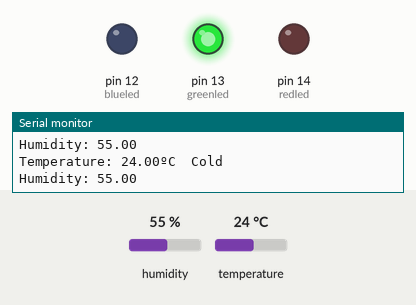
The sketch below on a simulated Arduino Uno, built with avr-gcc and run on an emulated ATmega328P. On the bench: output pins drawn as LEDs (lit = HIGH), the last lines printed to the serial monitor. Inputs (shaded band) come from the test bench; at power-on: temperature 24 °C, humidity 55 %.

Above: at 2.8 s.
2.9 s: temperature set to 29 °C
5.6 s: temperature set to 32 °C
At 7.2 s:
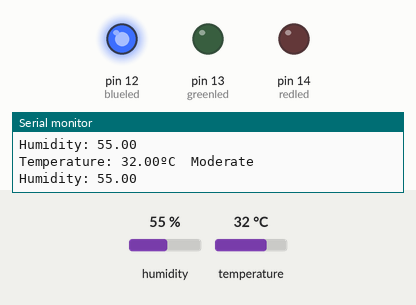
8.3 s: temperature set to 39 °C
11.3 s: temperature set to 42 °C
At 13.4 s:
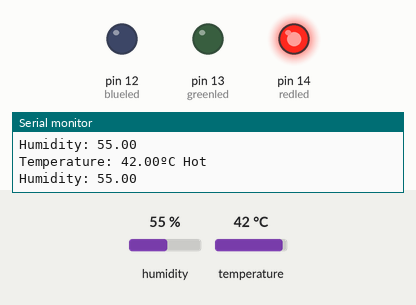
14.0 s: temperature set to 28 °C
At 14.7 s:
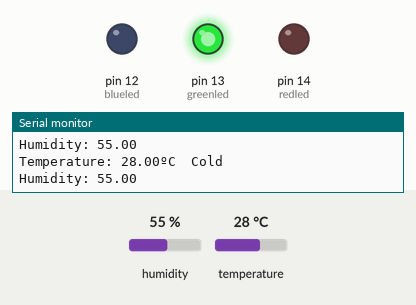
16.7 s: temperature set to 33 °C
At 19.6 s:
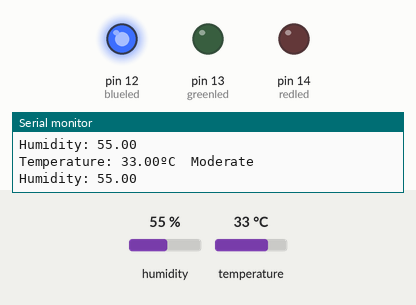
Timing chart, 0 to 20.7 s (numbered marks = the images above; inputs shaded):
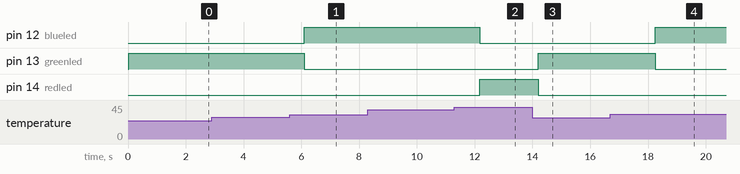

The sketch:

dht11_leds.ino
```cpp
#include "DHT.h"
#define DHT11PIN 16

const int greenled=13;
const int blueled=12;
const int redled=14;

DHT dht(DHT11PIN, DHT11);
void setup()
{

  Serial.begin(115200);
/* Start the DHT11 Sensor */
  dht.begin();
  pinMode(greenled, OUTPUT); //green led
  pinMode(blueled, OUTPUT); //blue led
  pinMode(redled, OUTPUT); //red led
}

void loop()
{
  float humi = dht.readHumidity();
  float temp = dht.readTemperature();
  Serial.print("Temperature: ");
  Serial.print(temp);
  Serial.print("ºC ");
  if(temp>=20 && temp<=30){
      digitalWrite(greenled, HIGH);
      digitalWrite(blueled, LOW);
      digitalWrite(redled, LOW);
      Serial.println(" Cold");
  }
  else if(temp>=31 && temp<=40){
      digitalWrite(greenled, LOW );
      digitalWrite(blueled, HIGH);
      digitalWrite(redled, LOW );
      Serial.println(" Moderate");
  }
  else if(temp>=41 && temp<=50){
      digitalWrite(greenled, LOW);
      digitalWrite(blueled, LOW);
      digitalWrite(redled, HIGH);
      Serial.println("Hot");
  }
  Serial.print("Humidity: ");
  Serial.println(humi);
  delay(1000);
}
```

Measured:
- the behaviour switches between 30 and 31 °C on temperature (found by bisection; images 0 and 1)
- the behaviour switches between 40 and 41 °C on temperature (found by bisection; images 1 and 2)
- after the input at 5.6 s, pin 12 (blueled): LOW → HIGH after 0.50 s; pin 13 (greenled): HIGH → LOW after 0.50 s
- after the input at 11.3 s, pin 12 (blueled): HIGH → LOW after 0.88 s; pin 14 (redled): LOW → HIGH after 0.88 s
- after the input at 14.0 s, pin 13 (greenled): LOW → HIGH after 0.20 s; pin 14 (redled): HIGH → LOW after 0.20 s
- after the input at 16.7 s, pin 12 (blueled): LOW → HIGH after 1.6 s; pin 13 (greenled): HIGH → LOW after 1.6 s
